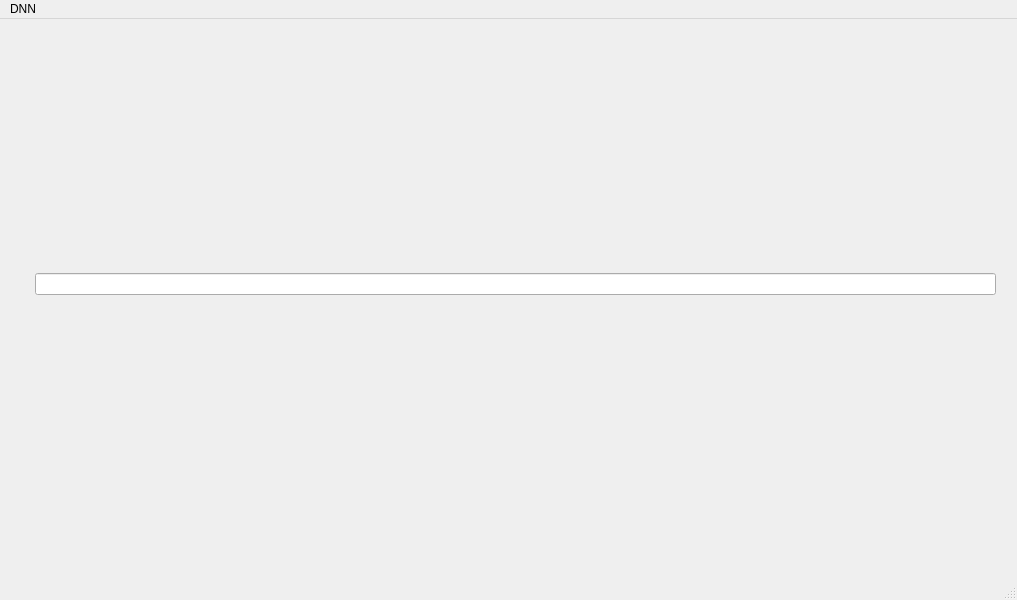
<?xml version="1.0" encoding="UTF-8"?>
<ui version="4.0">
 <class>MainWindow</class>
 <widget class="QMainWindow" name="MainWindow">
  <property name="geometry">
   <rect>
    <x>0</x>
    <y>0</y>
    <width>1017</width>
    <height>600</height>
   </rect>
  </property>
  <property name="windowTitle">
   <string>MainWindow</string>
  </property>
  <widget class="QWidget" name="centralwidget">
   <property name="enabled">
    <bool>true</bool>
   </property>
   <property name="autoFillBackground">
    <bool>false</bool>
   </property>
   <widget class="QWidget" name="gridLayoutWidget">
    <property name="geometry">
     <rect>
      <x>30</x>
      <y>20</y>
      <width>971</width>
      <height>491</height>
     </rect>
    </property>
    <layout class="QGridLayout" name="gridLayout">
     <property name="leftMargin">
      <number>5</number>
     </property>
     <property name="topMargin">
      <number>5</number>
     </property>
     <property name="rightMargin">
      <number>5</number>
     </property>
     <property name="bottomMargin">
      <number>5</number>
     </property>
     <item row="0" column="0">
      <widget class="QLineEdit" name="lineEdit"/>
     </item>
    </layout>
   </widget>
  </widget>
  <widget class="QMenuBar" name="menubar">
   <property name="geometry">
    <rect>
     <x>0</x>
     <y>0</y>
     <width>1017</width>
     <height>22</height>
    </rect>
   </property>
   <widget class="QMenu" name="menuDNN">
    <property name="title">
     <string>DNN</string>
    </property>
   </widget>
   <addaction name="menuDNN"/>
  </widget>
  <widget class="QStatusBar" name="statusbar"/>
 </widget>
 <resources/>
 <connections/>
</ui>
